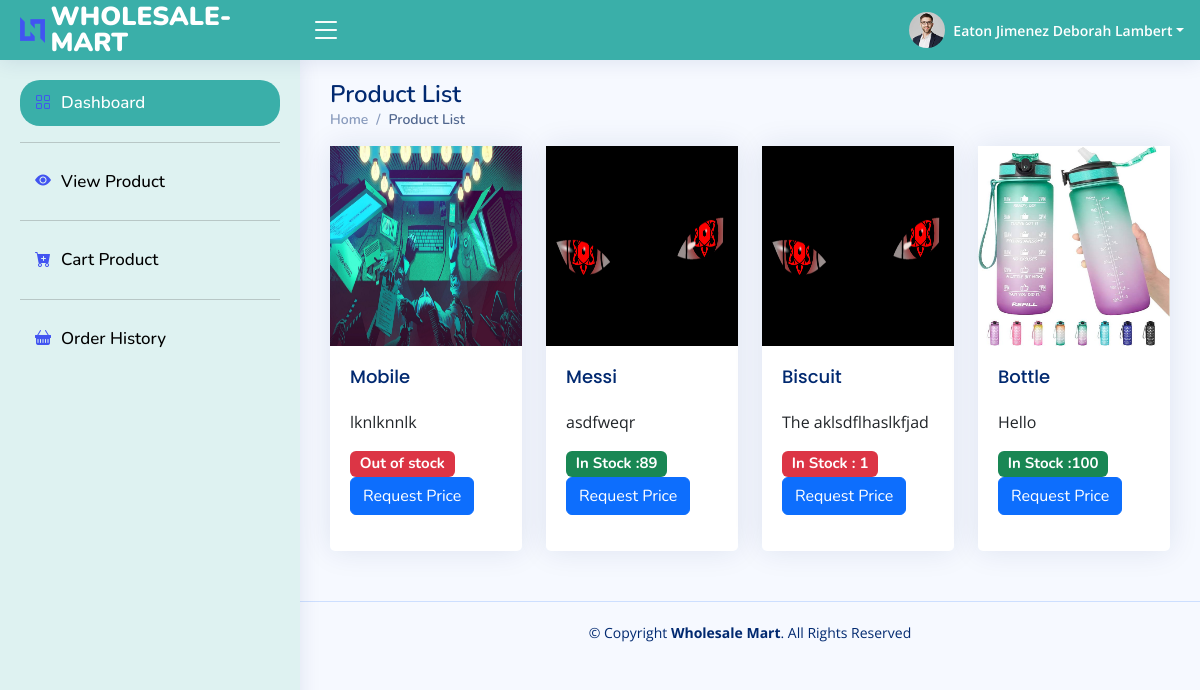
/retailer/product_list.php (signed in), run on the app's committed database.
### tables this page shows
CREATE TABLE `product` (
  `id` int(11) NOT NULL,
  `product_name` varchar(20) NOT NULL,
  `product_description` text NOT NULL,
  `stock` int(100) NOT NULL,
  `status` tinyint(1) NOT NULL DEFAULT 1,
  `created` datetime NOT NULL DEFAULT current_timestamp(),
  `product_image` varchar(255) NOT NULL,
  `price` int(11) NOT NULL,
  `dealer_id` int(11) NOT NULL DEFAULT 1
);

### retailer/product_list.php (the view, shortened to what this page needs)
<?php
require_once('../Model/db.php');
$query = "SELECT * FROM product";
$result = mysqli_query($conn, $query);
?>
<!DOCTYPE html>
<html lang="en">
<?php include '../component/retailer/head.php'; ?>
<body>
    <?php include '../component/retailer/header.php'; ?>
    <?php include '../component/retailer/sidebar.php'; ?>
    <main id="main" class="main">
        <div class="pagetitle">
            <h1>Product List</h1>
            <nav>
                <ol class="breadcrumb">
                    <li class="breadcrumb-item"><a href="index.html">Home</a></li>
                    <li class="breadcrumb-item active">Product List</li>
                </ol>
            </nav>
        </div>
        <section class="section">
            <div class="row align-items-top">
                <?php while ($row = mysqli_fetch_assoc($result)) {
                    $requested_sql =
                        "SELECT * FROM requested_price WHERE retailer_id = " . $_SESSION['user_id'] . " AND dealer_id = " . $row['dealer_id'];
                    $requested_result = mysqli_query($conn, $requested_sql);
                    $requested_row = mysqli_fetch_array($requested_result, MYSQLI_ASSOC);
                ?>
                    <div class="col-lg-3">
                        <a>
                            <div class="card">
                                <a href="product_detail.php?product_id=<?= $row['id']; ?>">
                                    <img src=" ../public/media/productImage/<?= $row['product_image']; ?>" style="width:100%; height:200px;">
                                </a>
                                <div class="card-body">
                                    <h5 class="card-title"><?= $row['product_name'];  ?> </h5>
                                    <p class="card-text"><?php echo substr($row['product_description'], 0, 150) ?><?php if (strlen($row['product_description']) > 150) {
                                                                                                                    } ?> </p>
                                    <p class="card-text">
                                    <h5><?php if ($row['stock'] == 0) {
                                            echo "<span class='badge bg-danger'>Out of stock</span>";
                                        } else if ($row['stock'] <= 2) {
                                            echo "<span class='badge bg-danger'>In Stock : " . $row['stock'] . "</span>";
                                        } else {
                                            echo "<span class='badge bg-success'>In Stock :" . $row['stock'] . "</span>";
                                        } ?>
                                        <?php
                                        if (isset($requested_row['status'])) {
                                            if ($requested_row['status'] == 1) { ?>
                                                <a href="product_detail.php?product_id=<?= $row['id']; ?> " class="btn btn-success float-left">View Product</a>
                                            <?php } else if ($requested_row['status'] == 0) { ?><a href="product_detail.php?product_id=<?= $row['id']; ?>" class="btn btn-warning float-left">Already Requested</a>
                                            <?php } else if ($requested_row['status'] == -1) { ?><a href="product_detail.php?product_id=<?= $row['id']; ?> " class="btn btn-danger float-left">Declined</a> <?php }
                                                                                                                                                                                                    } else { ?><a href="request_price.php?dealer_id=<?= $row['dealer_id']; ?>&product_id=<?= $row['id']; ?>" class="btn btn-primary float-left">Request Price</a>
                                        <?php } ?>
                                    </h5>
                                    </p>
                                </div>
                            </div>
                    </div>
                <?php } ?>
            </div>
        </section>
    </main>
    <?php include '../component/retailer/footer.php'; ?>
</body>
</html>

### public/assets/css/style.css (style rules this page uses)
:root { scroll-behavior: smooth; }
body { font-family: "Open Sans", sans-serif; background: #f6f9ff; color: #444444; }
a { color: #4154f1; text-decoration: none; }
h1, h2, h3, h4, h5, h6 { font-family: "Nunito", sans-serif; }
#main { margin-top: 60px; padding: 20px 30px; transition: all 0.3s; }
.pagetitle { margin-bottom: 10px; }
.pagetitle h1 { font-size: 24px; margin-bottom: 0; font-weight: 600; color: #012970; }
.card { margin-bottom: 30px; border: none; border-radius: 5px; box-shadow: 0px 0 30px rgba(1, 41, 112, 0.1); }
.card-title { padding: 20px 0 15px 0; font-size: 18px; font-weight: 500; color: #012970; font-family: "Poppins", sans-serif; }
.card-body { padding: 0 20px 20px 20px; }
.breadcrumb { font-size: 14px; font-family: "Nunito", sans-serif; color: #899bbd; font-weight: 600; }
.breadcrumb a { color: #899bbd; transition: 0.3s; }
.breadcrumb .breadcrumb-item::before { color: #899bbd; }
.breadcrumb .active { color: #51678f; font-weight: 600; }
@media (min-width: 1200px) { #main, #footer { margin-left: 300px; } }

### data on the page
product: product_image (picture), product_name "Mobile", product_description "lknlknnlk", stock "Out of stock"
product: product_image (picture), product_name "Messi", product_description "asdfweqr", stock "89"
product: product_image (picture), product_name "Biscuit", product_description "The aklsdflhaslkfjad", stock "1"
product: product_image (picture), product_name "Bottle", product_description "Hello", stock "100"

### other printed values
$_SESSION['f_name'] "Eaton Jimenez"
$_SESSION['l_name'] "Deborah Lambert"
